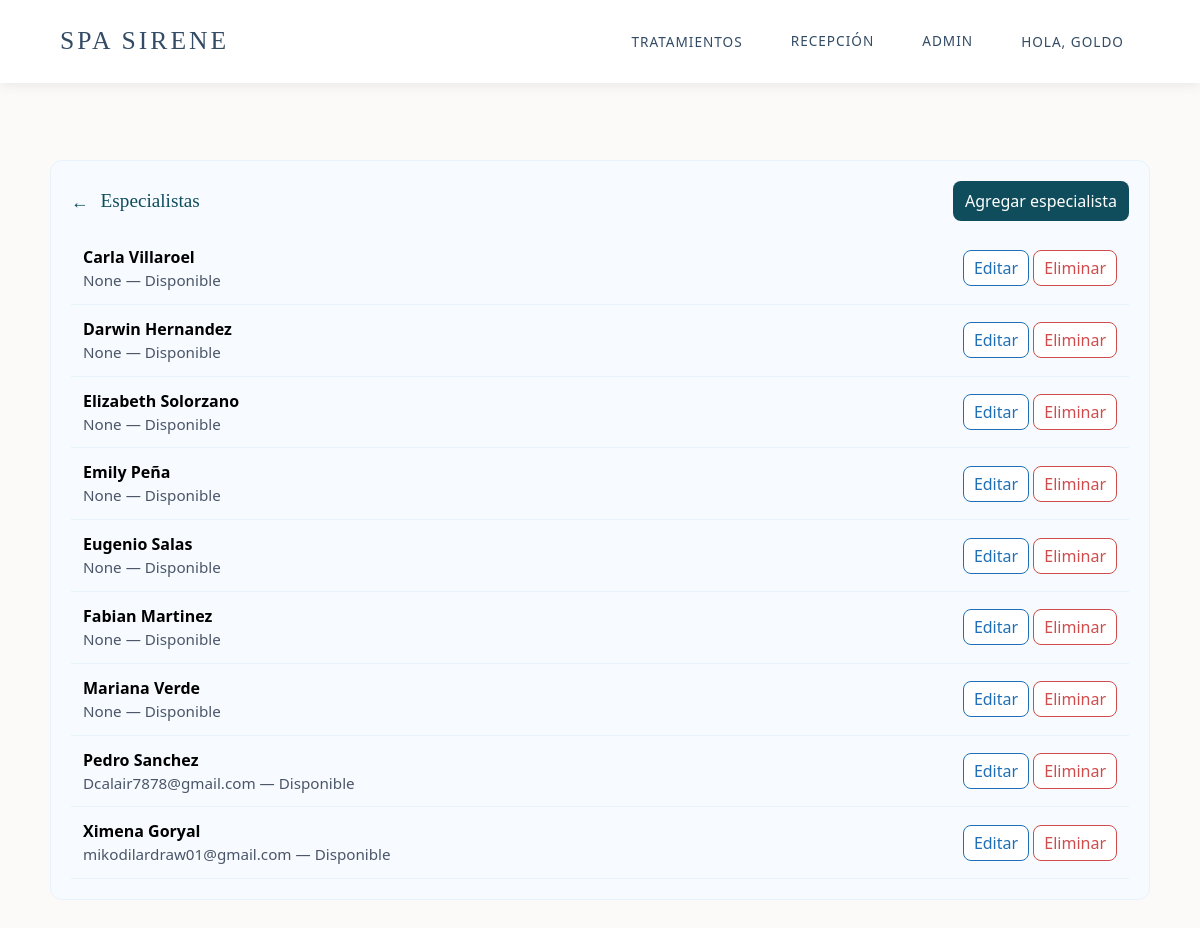
/spa/admin-panel/specialists/ (signed in), run on an earlier commit of the app's database.
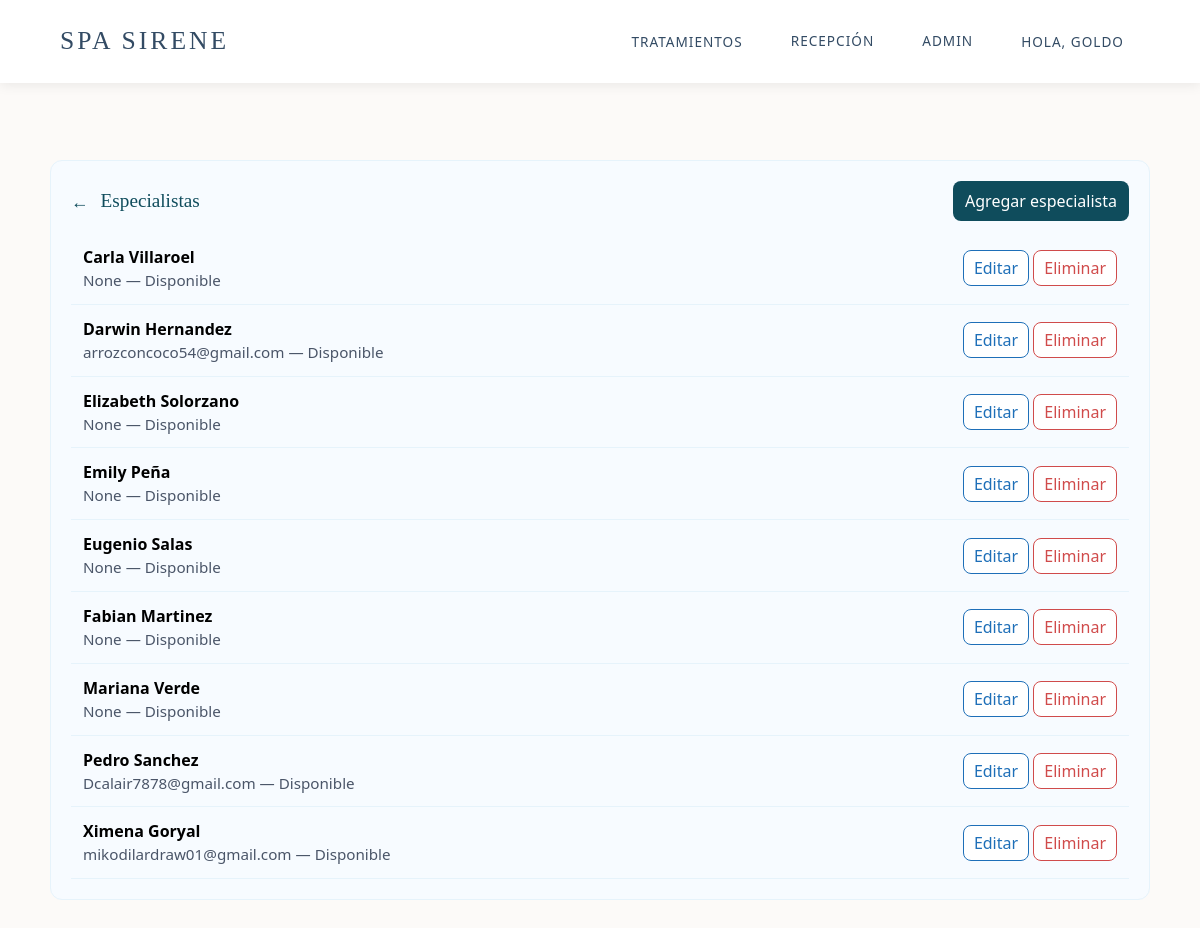
And on a later commit of the database.
### coffee/models.py (models this page shows, shortened)
class Specialist(models.Model):
    name = models.CharField(max_length=255)
    available = models.BooleanField(default=True)
    email = models.EmailField(null=True, blank=True)
    class Meta:
        verbose_name = 'Specialist'
        verbose_name_plural = 'Specialists'

### coffee/views.py (the view)
# urls.py: path('admin-panel/specialists/', views.admin_specialists_list, name='admin_specialists_list'),
@login_required
@group_required('AdminSuperior')
def admin_specialists_list(request):
    specialists = Specialist.objects.all().order_by('name')
    return render(request, 'admin/specialists_list.html', {'specialists': specialists})

### coffee/context_processors.py (called while the page is built)
def role_flags(request):
    user = getattr(request, 'user', None)
    is_receptionist = False
    is_admin_superior = False
    try:
        if user and user.is_authenticated:
            if user.is_superuser or user.is_staff:
                is_receptionist = user.is_superuser or ('receptionist' in [g.lower() for g in user.groups.values_list('name', flat=True)])
                is_admin_superior = True
            else:
                groups = [g.lower() for g in user.groups.values_list('name', flat=True)]
                is_receptionist = 'receptionist' in groups or 'recepcionista' in groups
                is_admin_superior = 'adminsuperior' in groups or 'admin_superior' in groups
    except Exception:
        pass
    return {'is_receptionist': is_receptionist, 'is_admin_superior': is_admin_superior}

### coffee/views.py (called while the page is built)
def in_group(user, group_name):
    if not user or not user.is_authenticated:
        return False
    if user.is_superuser:
        return True
    return user.groups.filter(name=group_name).exists()

def group_required(group_name):
    return user_passes_test(lambda u: in_group(u, group_name))

### coffee/templates/admin/specialists_list.html
{% extends 'base.html' %}
{% block content %}
<div class="admin-card">
    <div class="admin-header">
        <div style="display:flex;align-items:center;">
            <a class="back-link" href="{% url 'admin_dashboard' %}">←</a>
            <h2 class="admin-title" style="font-size:1.2rem;">Especialistas</h2>
        </div>
        <div class="admin-actions">
            <a class="btn-primary" href="{% url 'admin_specialist_create' %}">Agregar especialista</a>
        </div>
    </div>
    <div>
    {% for s in specialists %}
        <div class="admin-list-row" style="align-items:center;gap:12px;">
            <div style="display:flex;gap:12px;align-items:center;">
                <div>
                    <strong>{{ s.name }}</strong>
                    <div class="admin-subtle">{{ s.email }} — {% if s.available %}Disponible{% else %}No disponible{% endif %}</div>
                </div>
            </div>
            <div>
                <a class="btn-outline" href="{% url 'admin_specialist_edit' s.id %}">Editar</a>
                <a class="btn-danger" href="{% url 'admin_specialist_delete' s.id %}">Eliminar</a>
            </div>
        </div>
    {% empty %}
        <div>No hay especialistas.</div>
    {% endfor %}
    </div>
</div>
{% endblock %}

What changed in the data, as far as the page shows it:
changed Specialist "Darwin Hernandez": email "None" → "arrozconcoco54@gmail.com"
